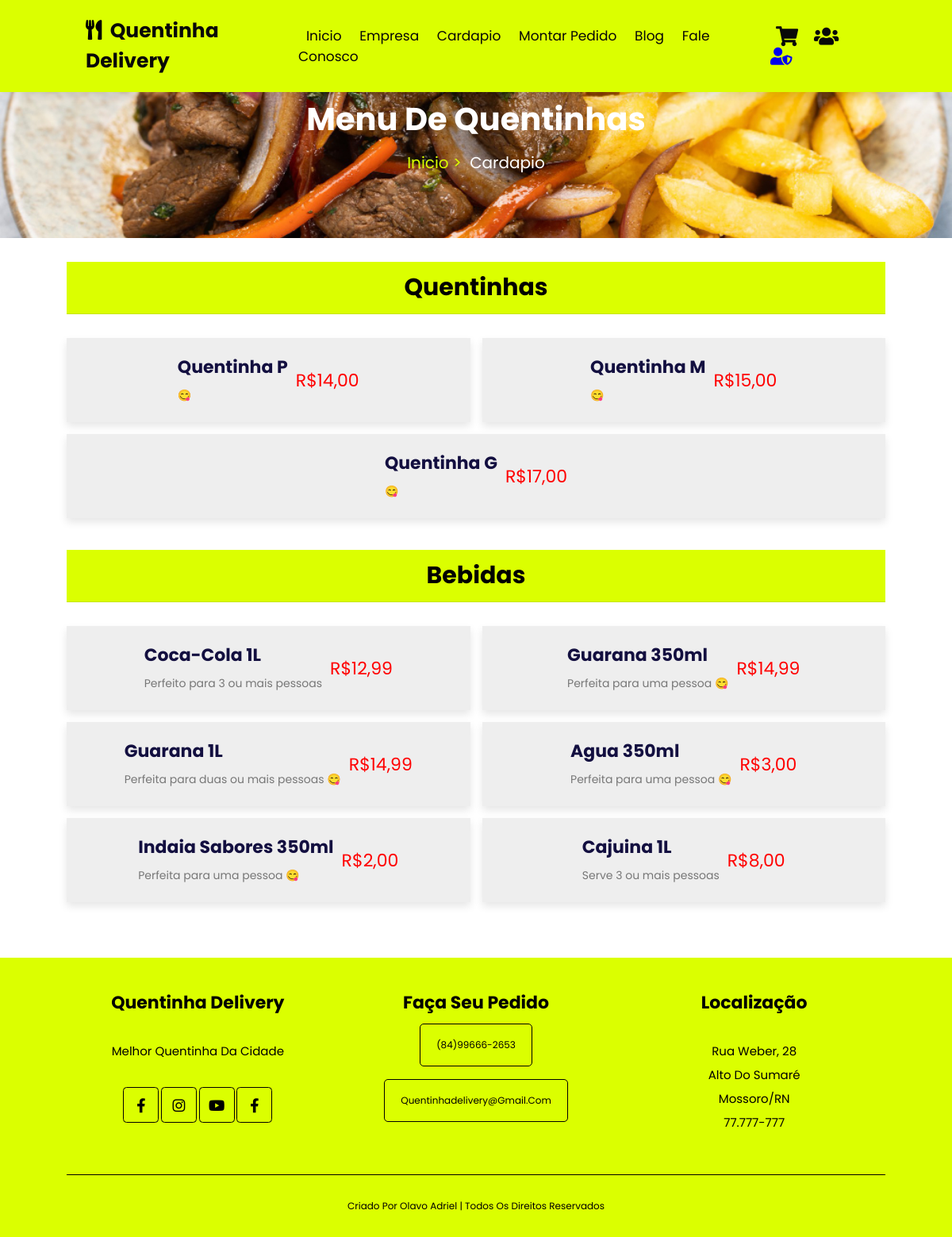
The app's page /cardapio/ with its own data.
### qdelivery/models.py (models this page shows, shortened)
class Dados(models.Model):
    logo = RichTextUploadingField()
    icone = RichTextUploadingField()
    nome = models.CharField(max_length=255)
    subtitulo = RichTextField(blank=True, null=True)
    frete = models.DecimalField(max_digits=10, decimal_places=2)
    cnpj = models.CharField(max_length=100)
    descricao = RichTextField()
    fone = models.CharField(max_length=70, blank=True, null=True)
    whatsapp = models.CharField(max_length=70)
    email = models.CharField(max_length=255)
    endereco = models.CharField(max_length=255, blank=True, null=True)
    numero = models.IntegerField(blank=True, null=True)
    bairro = models.CharField(max_length=255)
    estado = models.ForeignKey(Estado, on_delete=models.CASCADE)
    cidade = models.ForeignKey(Cidade, on_delete=models.CASCADE)
    cep = models.CharField(max_length=100)
    senha_email = models.CharField(max_length=255)
    usuario = models.ForeignKey(User, on_delete=models.CASCADE)
    ultima_atualizacao = models.DateTimeField(auto_now=True)
    tipo = models.CharField(max_length=70, blank=True, null=True)
    class Meta:
        verbose_name = "Dado"
        verbose_name_plural = "Dados"
    def formatar_wtt(self):
        if self.whatsapp:
            numero = self.whatsapp.replace(" ", "").replace("-", "").replace("(", "").replace(")", "")
            if len(numero) == 10:  # Ex: 8499666265
                return f"55{numero[:2]}{numero[2:]}"
            elif len(numero) == 11:  # Ex: 84996626265
                return f"55{numero[:2]}{numero[2:]}"
            else:
                return numero
        return ""

class Produtos(models.Model):
    TIPO_CHOICES = [
    ('Q', 'Quentinha'),
    ('B', 'Bebidas'),
    ]
    titulo = models.CharField(max_length=255)
    capa = RichTextUploadingField(blank=True , null=True)
    valor = models.DecimalField(max_digits=10, decimal_places=2,blank=True, null=True)
    valor_promo = models.DecimalField(max_digits=10, decimal_places=2,blank=True, null=True)
    descricao = RichTextField(blank=True, null=True)
    tipo = models.CharField(max_length=1, choices=TIPO_CHOICES)
    usuario = models.ForeignKey(User, on_delete=models.CASCADE)
    class Meta:
        verbose_name = "Produto"
        verbose_name_plural = "Produtos"

class Cidade(models.Model):
    estado = models.ForeignKey(Estado, on_delete=models.CASCADE, related_name='cidades', null=True, blank=True)
    nome = models.CharField(max_length=75, blank=True, null=True)
    uf = models.CharField(max_length=5, blank=True, null=True)

### qdelivery/views.py (the view)
# urls.py: path('cardapio/', views.cardapio),
def cardapio(request):
    dados = get_object_or_404(Dados, id=1)
    produtos = get_object_or_404(Produtos, id=1)
    quentinhas = Produtos.objects.filter(tipo='Q')
    bebidas = Produtos.objects.filter(tipo='B')
    dados_produto = {
        'dados': dados,
        'produtos': produtos,
        'quentinhas': quentinhas,
        'bebidas': bebidas}
    return render(request, "menu.html", dados_produto)

### qdelivery/templates/menu.html (shortened to what this page needs)
{% extends "base.html" %}
{% load static %}
{% block content %}
<div class="topo-pagina">
    <h1>Menu de Quentinhas</h1>
    <p><a href="/" title="sobre nós">Inicio ></a> Cardapio </p>
</div>
<section class="menu">
    <div class="swiper menu-slider">
        <div class="swiper-wrapper">
            <div class="swiper-slide slider">
                <h3 class="titulo"> Quentinhas</h3>
                <div class="box-container">
                     {% for produto in quentinhas %}
                    <div class="box" data-name="{{produto.id}}">
                        <div class="info">
                            <h3>{{produto.titulo}}</h3>
                            <p>      😋</p>
                        </div>
                        <div class="valor">R${{produto.valor}}</div>
                    </div>
                    {% endfor %}
                </div>
            </div>
            <div class="swiper-slide slider">
                <h3 class="titulo"> Bebidas</h3>
                <div class="box-container">
                    {% for produto in bebidas %}
                    <div class="box" data-name="{{produto.id}}">
                        <div class="info">
                            <h3>{{ produto.titulo}}</h3>
                            <p>{{produto.descricao|safe}}</p>
                        </div>
                        <div class="valor">R${{produto.valor}}</div>
                    </div>
                    {% endfor %}
                </div>
            </div>
        </div>
    </div>
</section>
{% endblock %}

### qdelivery/templates/base.html (shortened to what this page needs)
{% load static %}
<!DOCTYPE html>
<html lang="pt-br">
<head>
    <link rel="stylesheet" href="https://cdnjs.cloudflare.com/ajax/libs/font-awesome/5.15.4/css/all.min.css">
    <link rel="stylesheet" href="https://cdn.jsdelivr.net/npm/swiper@10/swiper-bundle.min.css" />
    <link rel="stylesheet" href="{% static 'css/style.css' %}">
</head>
<body>
<header class="topo-site">
    <a href="" class="logo">
        <i class="fa fa-utensils"></i>
       {{dados.nome}}
    </a>
    <nav class="menu-site">
        <a href="/">Inicio</a>
        <a href="/empresa">Empresa</a>
        <a href="/cardapio">Cardapio</a>
        <a href="">Montar pedido</a>
        <a href="/blog">Blog</a>
        <a href="/contatos">Fale conosco</a>
    </nav>
    <div class="icons">
        <div id="cart" class="fa fa-shopping-cart"></div>
        <div id="login" class="fa fa-users"></div>
        <a href="/admin" class="fa fa-user-shield admin-icon" title="Admin"></a>
    </div>
</header>
<main>
    {% block content %}
    {% endblock %}
</main>
<section class="rodape">
    <div class="box-container">
        <div class="box">
            <h3>{{dados.nome}}</h3>
            <p>Melhor quentinha da cidade</p>
            <div class="rede-sociais">
                <a href="" class="fab fa-facebook-f"></a>
                <a href="//www.instagram.com/quentinhadelivery0" class="fab fa-instagram"></a>
                <a href="" class="fab fa-youtube"></a>
                <a href="" class="fab fa-facebook-f"></a>
            </div>
        </div>
        <div class="box">
            <h3>Faça seu pedido</h3>
            <a class="link" title="WhatsApp" href="//api.whatsapp.com/send/?phone={{dados.formatar_wtt}}&text=Olá gostaria+de+fazer+um+pedido%21&type=phone_number&app_absent=0">{{ dados.fone}} </a><br><br>
            <a class="link" href="mailto:quentinhadelivery@gmail.com" title="quentinhadelivery@gmail.com">quentinhadelivery@gmail.com</a>
        </div>
        <div class="box">
            <h3>Localização</h3>
            <p>
                {{dados.endereco}}, {{dados.numero}} <br>
               {{ dados.bairro}} <br>
                {{dados.cidade.nome}}/{{dados.cidade.uf}} <br>
                {{ dados.cep}}
            </p>
        </div>
    </div>
    <div class="direitos">
        Criado por <span> Olavo Adriel </span> | Todos os direitos reservados
    </div>
</section>
</body>
</html>

### qdelivery/templates/assets/css/style.css (style rules this page uses)
:root { --yellow_qd: #DBFF00; }
* { font-family: "Poppins", sans-serif; margin: 0; padding: 0; box-sizing: border-box; outline: none; text-decoration: none; border: none; text-transform: capitalize; transform: .2s linear; }
html { font-size:62.5%; overflow-x: hidden; scroll-behavior: smooth; }
section { padding: 3rem 7%; }
.titulo { font-size: 2.8rem; color:#130f40; padding:1.2rem; text-align: center; border-bottom: .1rem solid rgba(0, 0, 0, 0.1); }
.topo-pagina { background:url(../img/topo-paginas/marmita_topo.jpg); background-size: cover; background-position: center; text-align: center; padding-top: 12rem; padding-bottom: 8rem; }
.topo-pagina h1 { color:#fff; font-size: 4rem; }
.topo-pagina p { padding-top: 1rem; font-size: 2rem; color: #fff; }
.topo-pagina a { color: var(--yellow_qd); padding-right: .5rem; }
.topo-site { display: flex; position: fixed; top: 0; left: 0; right: 0; align-items: center; justify-content: space-between; padding: 2rem 9%; z-index: 1000; background: #DBFF00; box-shadow: 0 0.5rem 1rem rgba(0, 0, 0, 0.1); }
.topo-site .logo { font-size:2.5rem; color:#080808; font-weight: bolder; }
.topo-site .logo i { color:rgb(0, 0, 0); padding-right: .5rem; }
.topo-site .menu-site a { color: rgb(7, 7, 7); font-size: 1.7rem; margin: 0 1rem; }
.topo-site .icons div { color: #080808; font-size: 2.5rem; margin-left: 1.7rem; cursor: pointer; }
.admin-icon { font-size: 2.2rem ; margin-left: 10px; }
.rodape { background: var(--yellow_qd); text-align: center; }
.rodape .box-container { display: grid; grid-template-columns: repeat(auto-fit,minmax(30rem, 1fr)); gap: 2rem; }
.rodape .box-container .box h3 { font-size: 2.2rem; text-transform: capitalize; padding: 1rem 0; }
.rodape .box-container .box p { font-size: 1.5rem; padding: 2rem 0; line-height: 2; }
.rodape .box-container .box .rede-sociais { margin-top: 1rem; }
.rodape .box-container .box .rede-sociais a { border-radius: 10%; color: black; width: 4.5rem; height: 4.5rem; line-height: 4.5rem; text-align: center; font-size: 1.8rem; border: .1rem solid black; }
.rodape .box-container .box .link { line-height:1 ; padding: 2rem; font-size: 1.2rem; text-decoration: none; border: 1px solid #000; border-radius: 5px; ; color: #000; display: inline-block; ; }
.rodape .direitos { font-size: 1.2rem; text-align: center; margin-top: 3rem; padding-top: 3rem; text-transform: capitalize; border-top: .1rem solid black; }
.menu .slider .titulo { padding: 1rem; font-size: 3rem; color: rgb(0, 0, 0); background-color: var(--yellow_qd); margin-bottom: 3rem; text-align: center; }
.menu .slider .box-container { display: flex; flex-wrap: wrap; gap: 1.5rem; padding-bottom: 4rem ; }
.menu .slider .box-container .box { display: flex; align-items: center; justify-content: center; flex:1 1 38rem; gap: 1rem; background-color: #eee; padding: 2rem; box-shadow: 0 .5rem 1rem rgba(0, 0, 0, 0.1); }
.menu .slider .box-container .box h3 { font-size: 2.2rem; color: #130f40; padding-bottom: .5rem; text-transform: none; }
.menu .slider .box-container .box .valor { font-size: 2.2rem; color: red; }
.menu .slider .box-container .box p { font-size: 1.4rem; color: #777; line-height: 2; text-transform: none; }

### records on screen
Dados: nome "Quentinha Delivery", fone "(84)99666-2653", endereco "Rua Weber", numero "28", bairro "Alto Do Sumaré", cidade.nome "Mossoro", cidade.uf "RN", cep "77.777-777"
Produtos: titulo "Quentinha P", valor "14,00"
Produtos: titulo "Quentinha M", valor "15,00"
Produtos: titulo "Quentinha G", valor "17,00"
Produtos: titulo "Coca-Cola 1L", descricao "Perfeito para 3 ou mais pessoas", valor "12,99"
Produtos: titulo "Guarana 350ml", descricao "Perfeita para uma pessoa 😋", valor "14,99"
Produtos: titulo "Guarana 1L", descricao "Perfeita para duas ou mais pessoas 😋", valor "14,99"
Produtos: titulo "Agua 350ml", descricao "Perfeita para uma pessoa 😋", valor "3,00"
Produtos: titulo "Indaia Sabores 350ml", descricao "Perfeita para uma pessoa 😋", valor "2,00"
Produtos: titulo "Cajuina 1L", descricao "Serve 3 ou mais pessoas", valor "8,00"
